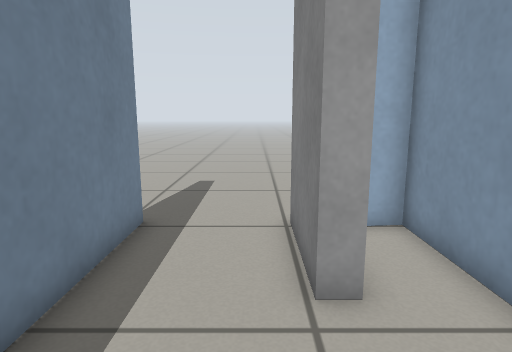
view 1 (above)

12 first-person views from a walk through a Gazebo world. The camera is 0.65 m above the floor, tilts 10° down and sees 75° across. The floor is counted in squares, 0.25 m on a side. Each view is taken from the middle of a square. On the plan, view 1 faces up. The plan holds only what a view shows up to about 20 squares ahead; the rest is blank. Robots are left out.

view 2
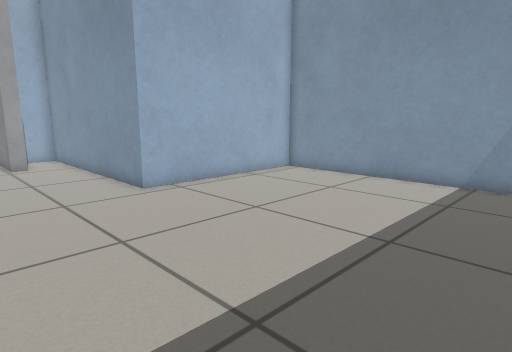

view 3
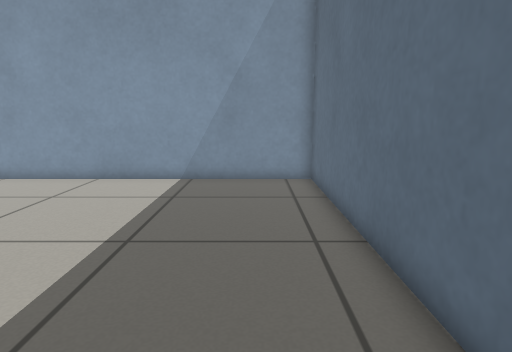

view 4
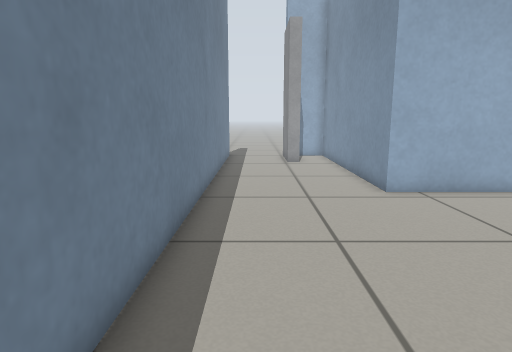

view 5
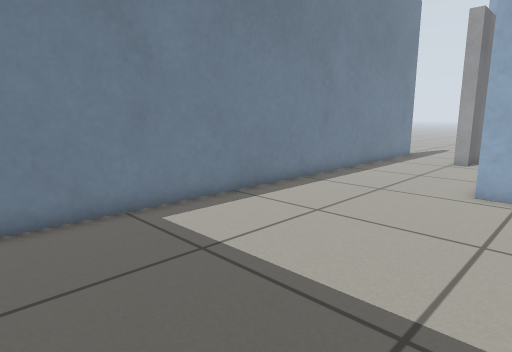

view 6
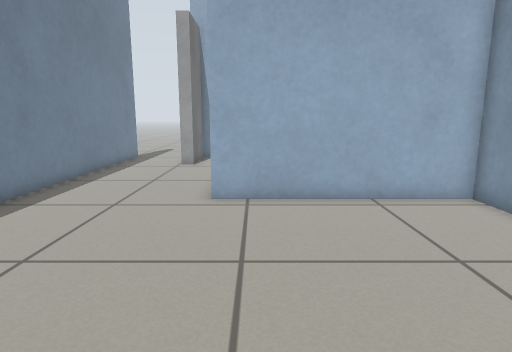

view 7
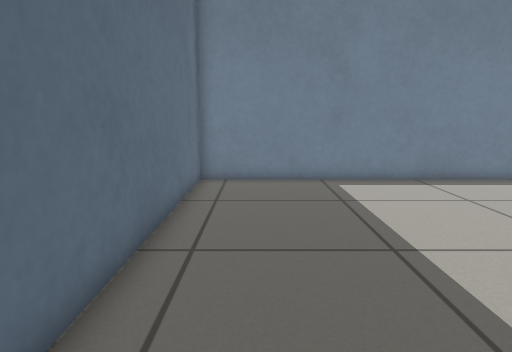

view 8
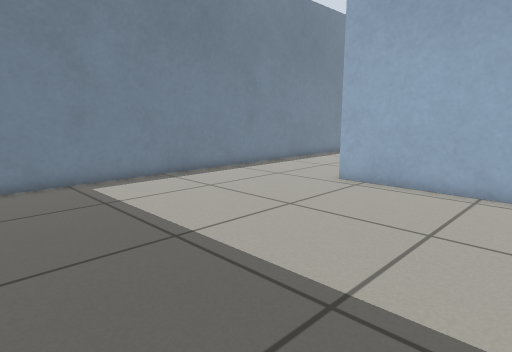

view 9
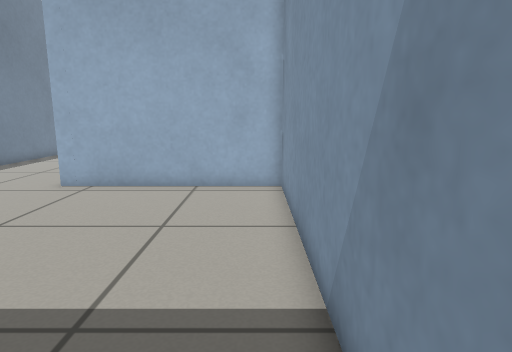

view 10
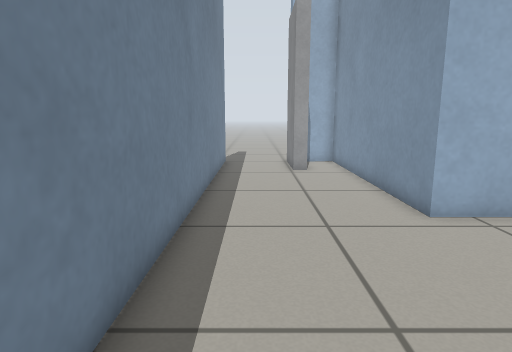

view 11
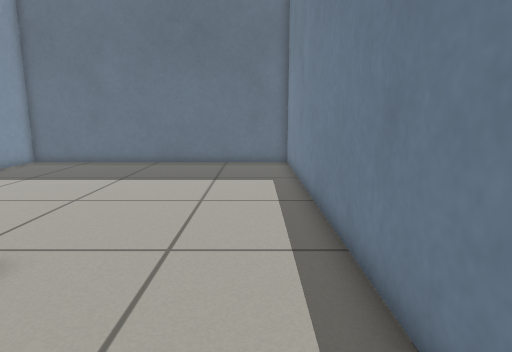

view 12
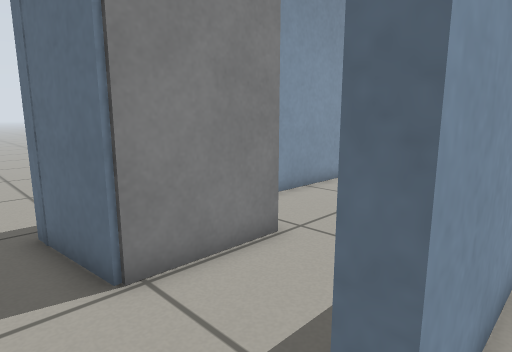

### Floor plan
Points are (right, up) in squares from view 1. A wall is a line through its corners. A room is listed if a view was taken in it or the views show most of it. See-through windows are left out.
Room 1 (views 1, 2, 3, 4, 5, 6, 7, 8, 9, 10, 11)
walls: (-2.8, 8) (-2.8, -17.3) (12, -17.3) (12, -3.6) (3.6, -3.6) (3.6, 7.8) (2, 7.7)
ways out: opening at (-1, 8)
objects: door leaf (1, 5) to (1, 7)
Room 2 (view 12)
walls: (-3.4, 4.1) (-3.4, 8)
ways out: opening at (-3, 9.5)

Positions as (right, up) in squares from view 1, and headings:
1: (0, 0), facing up
2: (-2, -15), facing up-right
3: (-2, -15), facing right
4: (-1, -15), facing up
5: (6, -16), facing up-left
6: (5, -14), facing up
7: (11, -15), facing left
8: (11, -16), facing up-left
9: (11, -16), facing up
10: (-1, -12), facing up
11: (-1, 2), facing down
12: (-4, 10), facing down-right
